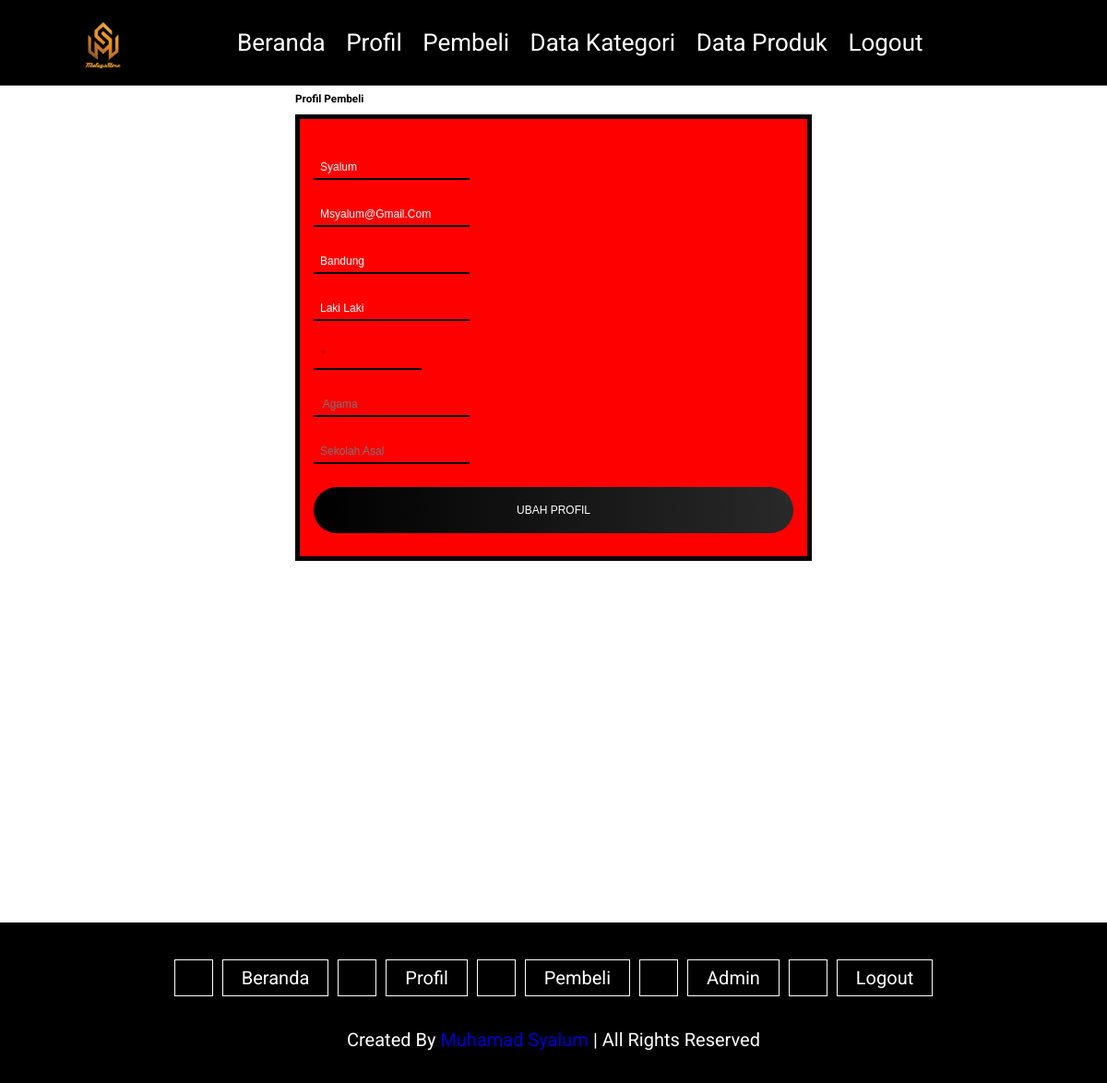
The app's page /editpembeli.php?id=1 (signed in) with its own data.
### tables this page shows
CREATE TABLE `pembeli` (
  `id` int(11) NOT NULL,
  `nama` varchar(64) NOT NULL,
  `email` varchar(50) NOT NULL,
  `password` varchar(20) NOT NULL,
  `alamat` varchar(255) NOT NULL,
  `jenis_kelamin` varchar(16) NOT NULL
);

### editpembeli.php (the view, shortened to what this page needs)
<?php
include("db.php");
$id = $_GET['id'];
$sql = "SELECT * FROM pembeli WHERE id=$id";
$query = mysqli_query($conn, $sql);
$pembeli = mysqli_fetch_assoc($query);
?>
<!DOCTYPE html>
<html>
<head>
    <link rel="stylesheet" type="text/css" href="style.css">
</head>
<body>
    <header class="header">
    <a href="#" class="logo">
        <img src="logo.png" alt="">
    </a>
    <nav class="navbar">
         <a href="admin.php">beranda</a>
        <a href="editprofil.php">profil</a>
        <a href="pembeli.php">pembeli</a>
        <a href="kategori.php">data kategori</a>
        <a href="data-produk.php">data produk</a>
        <a href="logout.php">logout</a>
    </nav>
    </header>
<div class="section">
		<div class="kontener">
			<h3>Profil Pembeli</h3>
			<div class="box">
				<form action="proses-edit.php" method="POST">
					<input type="text" name="nama" placeholder="nama lengkap" class="input-control" value="<?php echo $pembeli['nama'] ?>" required>
					<input type="text" name="email" placeholder="email" class="input-control" value="<?php echo $pembeli['email'] ?>" required>
					<input type="text" name="alamat" placeholder="alamat lengkap" class="input-control" value="<?php echo $pembeli['alamat'] ?>" required>
					<input type="text" name="jenis_kelamin" placeholder="jenis kelmamin" class="input-control" value="<?php echo $pembeli['jenis_kelamin'] ?>" required>
					<input type="date" name="lahir" placeholder="tanggal lahir" class="input-control" value="<?php echo $pembeli['lahir'] ?>" required>
					<input type="text" name="agama" placeholder=" agama" class="input-control" value="<?php echo $pembeli['agama'] ?>" required>
					<input type="text" name="sekolah_asal" placeholder="sekolah asal " class="input-control" value="<?php echo $pembeli['sekolah_asal'] ?>" required>
					<input type="submit" name="submit" value="Ubah Profil" class="btn">
				</form>
</div>
</div>
</div>
 <footer>
    <section class="footer">
    <div class="links">
          <a href="https://m.facebook.com/muhammad.syalum"class="fab fa-facebook-f"></a>
        <a href="admin.php">beranda</a>
        <a href="https://mobile.twitter.com/MuhamadSyalum" class="fab fa-twitter"></a>
        <a href="editprofil.php">profil</a>
        <a href="https://instagram.com/msyalum" class="fab fa-instagram"></a>
        <a href="pembeli.php">pembeli</a>
        <a href="https://wa.me/6283819181429" class="fab fa-whatsapp"></a>
        <a href="crudadmin.php">admin</a>
        <a href="https://t.me/Syalum" class="fab fa-telegram"></a>
      <a href="logout.php">logout</a>
        </div>
    <div class="credit">created by <span>Muhamad Syalum</span></span> | all rights reserved</div>
</section>
</footer>
</body>
</html>

### css/style.css (style rules this page uses)
:root { --main-color:#d3ad7f; --white:#fff; --bg:#fff; --border:.1rem solid rgba(255,255,255,.3); }
* { font-family: 'Roboto', sans-serif; margin:0; padding:0; box-sizing: border-box; outline: none; border:none; text-decoration: none; text-transform: capitalize; transition: .2s linear; }
html { font-size: 62.5%; overflow-x: hidden; scroll-padding-top: 9rem; scroll-behavior: smooth; }
body { background: var(--bg); }
section { padding:2rem 7%; }
.btn { margin-top: 1rem; display: inline-block; padding:.9rem 3rem; font-size: 1.7rem; color:#000; background:#F9A602; cursor: pointer; }
.header { background: #000; display: flex; align-items: center; justify-content: space-between; padding:1.5rem 7%; border-bottom: var(--border); position: fixed; top:0; left: 0; right: 0; z-index: 1000; }
.header .logo img { height: 6rem; }
.header .navbar a { margin:0 1rem; font-size: 2.6rem; color:#fff; }
.kontener { width: 80%; margin:0 auto; }
.kontener:after { content: ''; display: block; clear: both; }
.section { padding:25px 0; }
.box { background-color: #fff; border:1px solid #ccc; padding:15px; box-sizing: border-box; margin:10px 0 25px 0; }
.box:after { content: ''; display: block; clear: both; }
.box { color:#00C1B3; }
.footer { background-color: #000; text-align: center; }
.footer .links { display: flex; justify-content: center; flex-wrap: wrap; padding:2rem 0; gap:1rem; }
.footer .links a { padding:.7rem 2rem; color:#fff; border:var(--border); border-color:#fff; font-size: 2rem; }
.footer .credit { font-size: 2rem; color:#fff; padding:1.5rem; }
.footer .credit span { color:#0000CD; }

### editpembeli.php (style rules this page uses)
.input-control { background: none; position: relative; display: grid; grid-template-columns: 7% 93%; margin: 25px 0; border-bottom: 2px solid #000; padding: 0.5rem 0.7rem; font-size: 1.2rem; color: #fff; font-family: 'poppins', sans-serif; }
.btn { display: block; width: 100%; height: 50px; border-radius: 25px; outline: none; border: none; background-image: linear-gradient(to right, #000, #292929, #4e4e4e); background-size: 200%; font-size: 1.2rem; color: #fff; padding: 10px; font-family: 'Poppins', sans-serif; text-transform: uppercase; margin: 1rem 0; cursor: pointer; transition: .5s; }
.kontener { width: 80%; height: 100vh; margin: 0 auto; grid-template-columns: repeat(2, 1fr); grid-gap :7rem; padding: 0 20rem; }
.kontener:after { content: ''; display: block; clear: both; }
.section { min-height: 100vh; padding:100px 0; }
.box { background-color: #ff0000; border:5px solid #000; padding:15px; box-sizing: border-box; margin:10px 0 25px 0; }
.box:after { content: ''; display: block; clear: both; }

### records on screen
pembeli: nama "syalum", email "msyalum@gmail.com", alamat "bandung", jenis_kelamin "laki laki"
